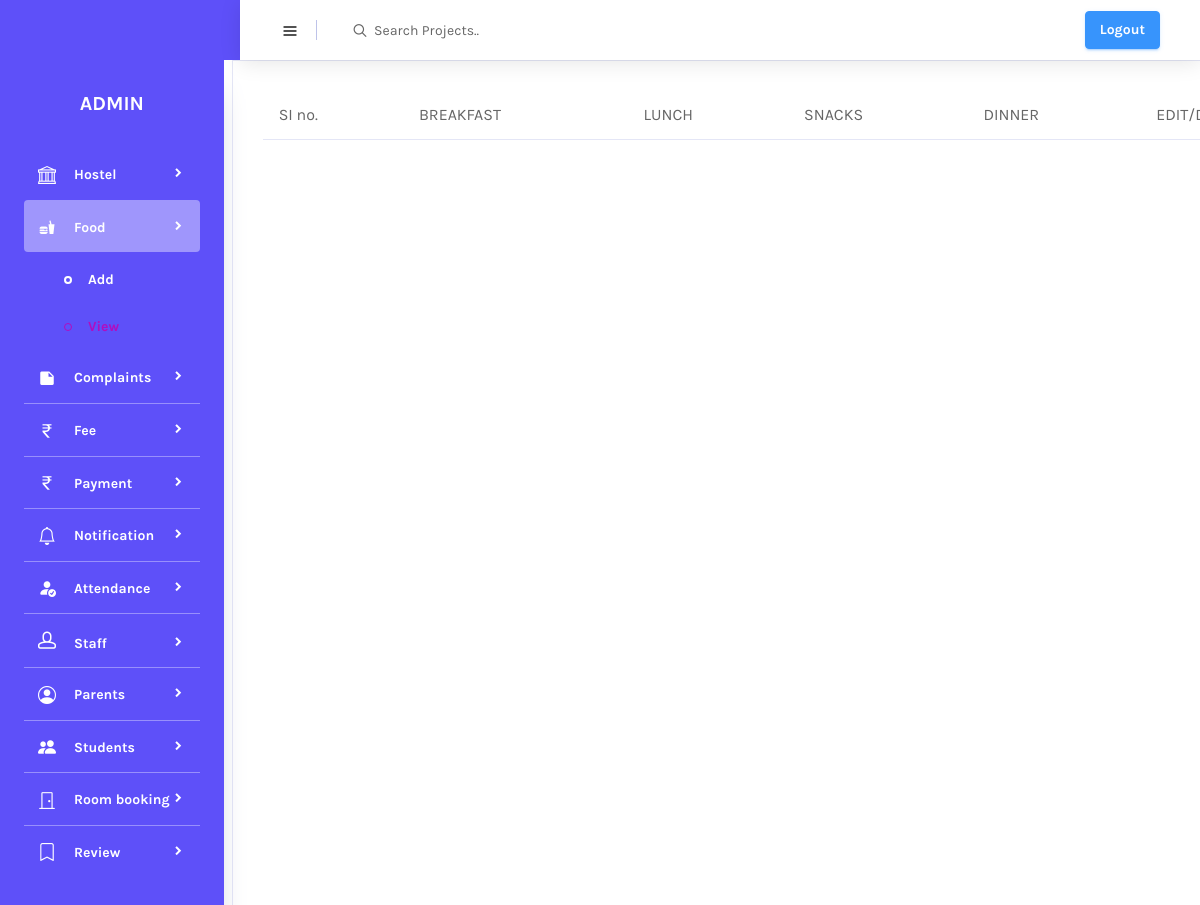
The app's page /view_food (signed in), older data.
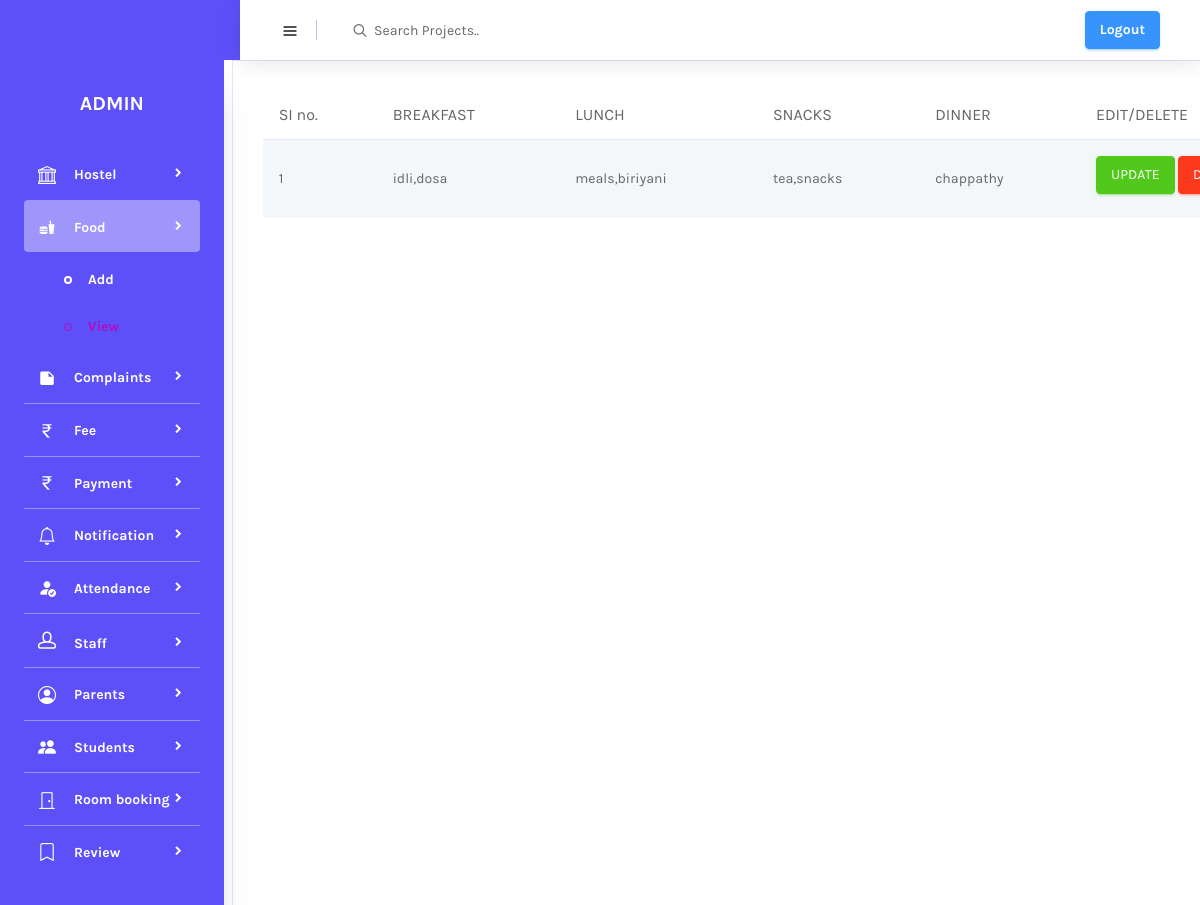
The same page, newer data.
### APP/models.py (models this page shows, shortened)
class Food(models.Model):
    breakfast = models.CharField(max_length=500)
    lunch = models.CharField(max_length=500)
    snacks = models.CharField(max_length=500)
    dinner = models.CharField(max_length=500)

### APP/adminviews.py (the view)
# urls.py: path('view_food', adminviews.view_food, name='view_food'),
@login_required(login_url='mainpage')
def view_food(request):
    data = Food.objects.all()
    return render(request, 'view_food_details.html', {'data': data})

### templates/view_food_details.html
{% extends 'admin.html' %}
{% load crispy_forms_tags %}
{% block content %}
<div class="col-lg-12 grid-margin stretch-card">
              <div class="card">
                <div class="card-body">
                  <div class="table-responsive">
                    <table class="table table-striped">
                      <thead>
                        <tr>
                          <th>SI no.</th>
                            <th>BREAKFAST</th>
                            <th>LUNCH</th>
                            <th>SNACKS</th>
                            <th>DINNER</th>
                            <th>EDIT/DELETE</th>
                        </tr>
                      </thead>
                      <tbody>
                      {% for i in data %}
                        <tr>
                         <td>{{forloop.counter}}</td>
                          <td>{{i.breakfast}}</td>
                          <td>{{i.lunch}}</td>
                          <td>{{i.snacks}}</td>
                          <td>{{i.dinner}}</td>
                            <td>
                                <p><a href="{% url 'food_update' i.id %}" class="btn btn-success">UPDATE</a>
                                <a href="{% url 'food_delete' i.id %}" class="btn btn-danger">DELETE</a> </p>
                            </td>
                        </tr>
                      {% endfor %}
                      </tbody>
                    </table>
                  </div>
                </div>
              </div>
            </div>
{% endblock %}

Row changes from the older to the newer data that the page shows:
added Food: breakfast "idli,dosa", lunch "meals,biriyani", snacks "tea,snacks", dinner "chappathy"
